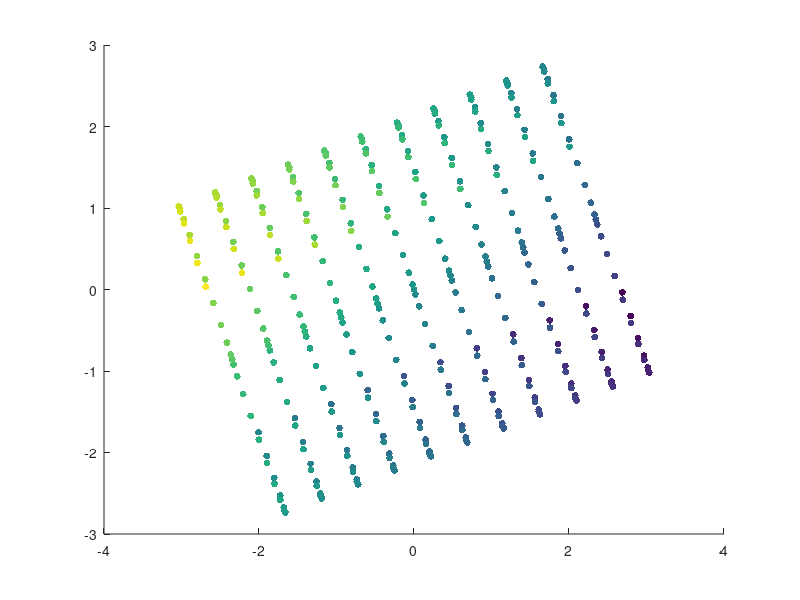

The MATLAB script that drew this image: (Note: this script raises an error after producing the figure.)
%% problem 1 of Proj 3 AMSC 808N
% S curve no noise
close all
clear


% load data matrix (it's called data3)
load("ScurveData.mat");
[n,~] = size(data3);
expDim = 2;
% for plotting in color (emphasize the change over the s shape to see if it
% folds back)
c = linspace(1,5,n)+repmat(linspace(1,5,32),1,11);
sz = 25;


% actually run each dimension reduction algorithm
% 1 PCA
% first center the data
Ycentered = data3 - ones(n,1)*sum(data3,1)/n;
[U,Sigma,~] = svd(data3','econ');
Ypca = Ycentered*U(:,1:expDim); % features
scatter(Ypca(:,1),Ypca(:,2),sz,c,'filled')

% 2 Isomap
figure()
Yiso = isomap(data3,5,2);
scatter(Yiso(:,1),Yiso(:,2),sz,c,'filled')

% 3 LLE
figure()
k = 7;                      % # nearest neighbors
Ylle = lle(data3',k,expDim);
scatter(Ylle(1,:),Ylle(2,:),sz,c,'filled')

% 4 t-SNE
figure()
perp = 10;
[Yt_sne, loss] = tsne(data3,'Algorithm','exact','Perplexity',15);
scatter(Yt_sne(:,1),Yt_sne(:,2),sz,c,'filled')

% 5 Diffusion Map
figure()
% estimated epsilon from her heuristic is .184, not enough
eps = .184;
delta = .2;
YDiff = diffMap(data3,eps,delta,expDim);
scatter(YDiff(1,:),YDiff(2,:),sz,c,'filled')




%% problem 2
% S curve with noise
close all
clear


% load data matrix (it's called data3)
load("ScurveData.mat");
[n,~] = size(data3);
expDim = 2;
% for plotting in color (emphasize the change over the s shape to see if it
% folds back)
c = (linspace(1,5,n)+repmat(linspace(1,5,32),1,11))/2;
sz = 25;
% add noise
data3 = data3 + (rand(size(data3))-.5)/2;


% actually run each dimension reduction algorithm
% 1 PCA
% first center the data
Ycentered = data3 - ones(n,1)*sum(data3,1)/n;
[U,Sigma,~] = svd(data3','econ');
Ypca = Ycentered*U(:,1:expDim); % features
scatter(Ypca(:,1),Ypca(:,2),sz,c,'filled')

% 2 Isomap
figure()
Yiso = isomap(data3,10,2);
scatter(Yiso(:,1),Yiso(:,2),sz,c,'filled')

% 3 LLE
figure()
k = 10;                      % # nearest neighbors
Ylle = lle(data3',k,expDim);
scatter(Ylle(1,:),Ylle(2,:),sz,c,'filled')

% 4 t-SNE
figure()
perp = 10;
[Yt_sne, loss] = tsne(data3,'Algorithm','exact','Perplexity',15);
scatter(Yt_sne(:,1),Yt_sne(:,2),sz,c,'filled')

% 5 Diffusion Map
figure()
% estimated epsilon from her heuristic is .184, not enough
eps = .5;
delta = .5;
YDiff = diffMap(data3,eps,delta,expDim);
scatter(YDiff(1,:),YDiff(2,:),sz,c,'filled')

figure()
scatter3(data3(:,1),data3(:,2),data3(:,3),sz,c,'filled');